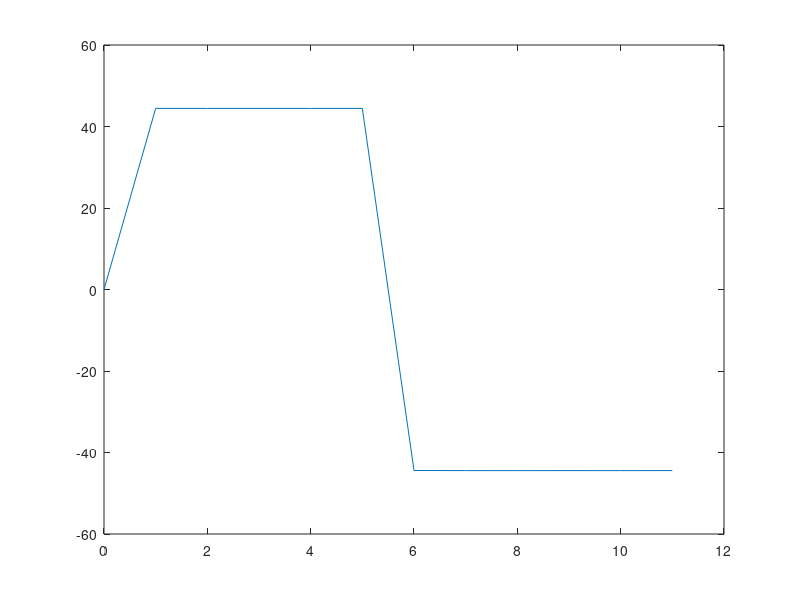

This chart was generated by the following MATLAB code:
clear
clc
%% input
R1=input('Enter radius-01 : ');
R2=input('Enter radius-02 : ');
I1=input('Enter deflection angle(degree)-01 : ');
I2=input('Enter deflection angle(degree)-02 : ');

%% defining parameter
LC1=2*R1*sin(I1/2);
LC2=2*R2*sin(I2/2);
M1=R1*(1-cos(I1/2));
M2=R2*(1-cos(I2/2));
L=(LC2+LC1)/2;
%% fourier
%n=100;
%a0=8*pi*(LC1-LC2);
%an=(1/n*pi)*(((M1-M2)*sin(n*pi*LC1/L))+(M2*sin(n*pi*LC2/L)));
%bn=(1/n*pi)*(M1+(M2-M1)*cos(n*pi*LC1/L)-M2*cos(n*pi*LC2/L));
f=0;
for n=1:10000
 x=0:2*L;
 a0=8*pi*(LC1-LC2);
 an=(1/n*pi)*(((M1-M2)*sin(n*pi*LC1/L))+(M2*sin(n*pi*LC2/L)));
 bn=(1/n*pi)*(M1+(M2-M1)*cos(n*pi*LC1/L)-M2*cos(n*pi*LC2/L));
 f=f+a0+an*cos(n*pi*x/L)+bn*sin(n*pi*x/L);
end
plot(x,f)
